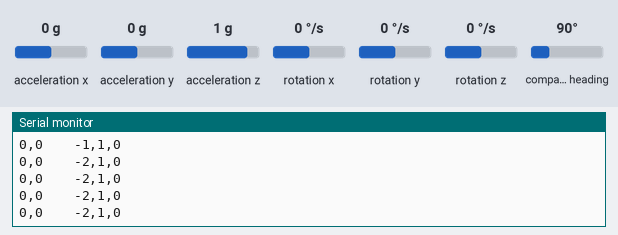
Bench run of a sketch on a simulated Arduino Uno, built with avr-gcc and run on an emulated ATmega328P. On the bench: the last lines printed to the serial monitor. Wiring (inferred from the names in the program): HMC5883L compass at I2C address 0x1E; MPU-6050 motion sensor at I2C address 0x68. The inputs (shaded band) are chosen by the test bench; at power-on: acceleration x 0 g, acceleration y 0 g, acceleration z 1 g, rotation x 0 °/s, rotation y 0 °/s, rotation z 0 °/s, compass heading 90°.

Above: at 1.2 s.
1.3 s: acceleration x set to 0.8 g
At 2.4 s:
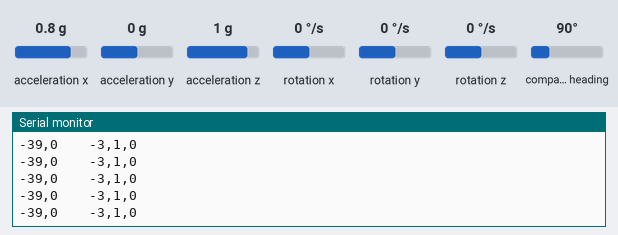
4.3 s: acceleration y set to -1.4 g
At 5.3 s:
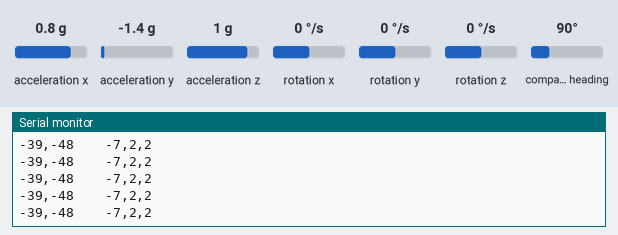
5.8 s: acceleration z set to -1.4 g
At 6.9 s:
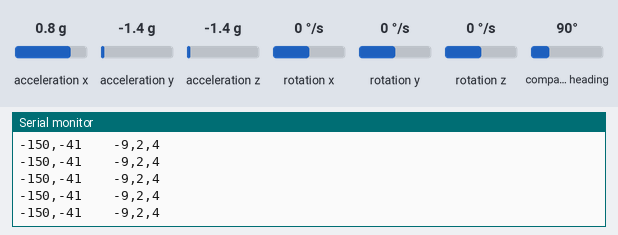
7.3 s: rotation x set to -192 °/s
At 8.1 s:
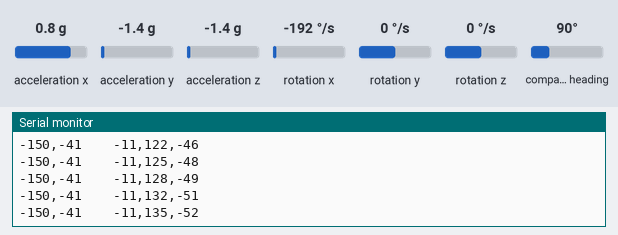
8.8 s: rotation y set to -192 °/s
At 9.3 s:
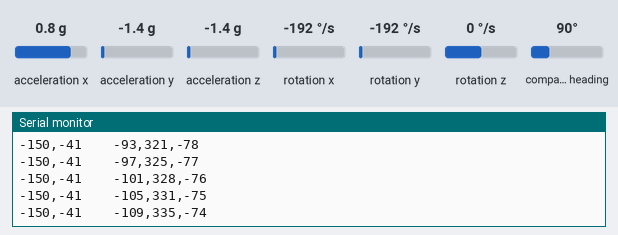
10.3 s: acceleration y set to 0 g
At 11.4 s:
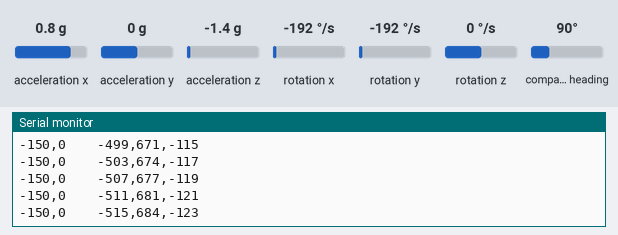
Timing chart, 0 to 13.3 s (numbered marks = the images above; inputs shaded):
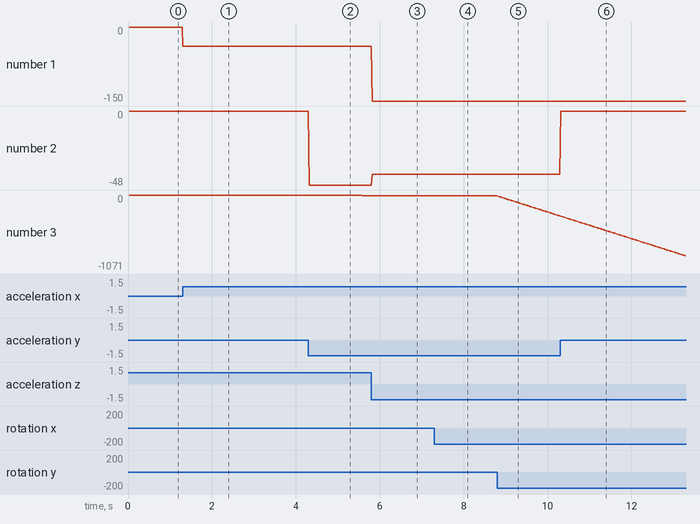

Measured:
- after the input at 1.3 s, the serial monitor: prints a new line at once (image 1)
- after the input at 4.3 s, the serial monitor: prints a new line at once (image 2)
- after the input at 5.8 s, the serial monitor: prints a new line at once (image 3)
- after the input at 7.3 s, the serial monitor: prints a new line at once (image 4)
- plotted number 1: 0 → -39 after the input at 1.3 s, -39 → -150 after the input at 5.8 s
- plotted number 2: 0 → -48 after the input at 4.3 s, -48 → -41 after the input at 5.8 s

The sketch:

SensorRead_jura_kutevi.ino
```cpp
#include <Wire.h>
#include "config.h"

unsigned long time,sTime,ms,interval,vrijeme1,vrijeme2,brojac;
byte prviput;
float dT;
float gx,gy,gz,gyr_pitch,gyr_roll,gyr_yaw;


//###############################
//###       Main program      ###
//###############################

void setup()
{
  Serial.begin(57600);
  Wire.begin();
  initSensors();
  sTime=millis();
  vrijeme1=0;
  dT=0.02;
  interval=20000;
  brojac=0;
  prviput=1;

}

void loop()
{
  vrijeme2=micros();

  if(vrijeme2-vrijeme1>interval){
    vrijeme1=vrijeme2;
    readSensor();
  }
//  readSensor();
//  delay(20);

}
```

I2C.ino
```cpp
void writeTo(int DEVICE, byte address, byte val)
{
  Wire.beginTransmission(DEVICE);
  Wire.write(address);
  Wire.write(val);
  Wire.endTransmission();
}

void readFrom(int DEVICE, byte address, int num, byte data[])
{
  Wire.beginTransmission(DEVICE);
  Wire.write(address);
  Wire.endTransmission();

  Wire.requestFrom(DEVICE, num);

  int i = 0;
  while(Wire.available() && i<num)
  {
    data[i]=Wire.read();
    i++;
  }
  Wire.endTransmission();
}

void initSensors()
{
//  byte temp[0];
//  readFrom(MPU, BYPASS, 1, temp); // Reads from the address 55
//  Serial.print(temp[0]);
//  temp[0] |= 0x01;                   // enables i2c bypass
//  Serial.print(temp[0]);
  writeTo(MPU, PWR_MGMT, 0x00); // Resets the sensor and puts into wake up mode
  writeTo(MPU, BYPASS, 0x02);     // writes to address 55
  writeTo(MPU, USR_CTRL, 0x00);   // disables aux i2c
  delay(10);
  writeTo(MPU, CONFIG, 0x00); // 0-6 => sets the dlpf, 0->disable, ..., 6->5Hz
  writeTo(MPU, GYRO_CONFIG, 0x00); // 0x00, 0x08, 0x10, 0x18 => 250, 500, 1000, 2000 deg/s
  writeTo(MPU, ACCEL_CONFIG, 0x00); // 0x00, 0x08, 0x10, 0x18 => 2, 4, 8, 16g
  writeTo(HMC5883L, CONFIG_A, 0x70); // [6:5] samples averaged (00=1, 01=2, 10=4, 11=8), [4:2] rate
  writeTo(HMC5883L, CONFIG_B, 0xA0); // [7:5] gain (0.88, 1.3, 1.9, 2.5, 4.0, 4.7, 5.6, 8.1), rest => 0
  writeTo(HMC5883L, MODE_REG, 0x00); // [1:0] operating mode single (01) or continuous mode (00)
}

void readSensor()
{
  byte readings_gyro_accel[13];
  float data_gyro_accel[6];
  readFrom(MPU, ACCEL_XOUT_H, 14, readings_gyro_accel);

  data_gyro_accel[0] = readings_gyro_accel[0]<<8 | readings_gyro_accel[1];
  data_gyro_accel[1] = readings_gyro_accel[2]<<8 | readings_gyro_accel[3];
  data_gyro_accel[2] = readings_gyro_accel[4]<<8 | readings_gyro_accel[5];
  data_gyro_accel[3] = readings_gyro_accel[6]<<8 | readings_gyro_accel[7];
  data_gyro_accel[4] = readings_gyro_accel[8]<<8 | readings_gyro_accel[9];
  data_gyro_accel[5] = readings_gyro_accel[10]<<8 | readings_gyro_accel[11];
  data_gyro_accel[6] = readings_gyro_accel[12]<<8 | readings_gyro_accel[13];

  byte readings_mag[5];
  float data_mag[2];
  readFrom(HMC5883L, DATA_OUTPUT_X_H, 6, readings_mag);

  data_mag[0] = readings_mag[0]<<8 | readings_mag[1];
  data_mag[1] = readings_mag[2]<<8 | readings_mag[3];
  data_mag[2] = readings_mag[4]<<8 | readings_mag[5];
  //time = millis();
 /* brojac=brojac+1;

  ms=time-sTime;
  sTime=time;*/

  float norma=sqrt(pow(data_gyro_accel[1],2)+pow(data_gyro_accel[2],2)+pow(data_gyro_accel[0],2));
  float ax=data_gyro_accel[0]/norma;
  float ay=data_gyro_accel[1]/norma;
  float az=data_gyro_accel[2]/norma;
  float acc_roll=atan2(-ax,az)*(180/3.14);
  float acc_pitch=atan2(ay,sqrt(pow(ax,2)+pow(az,2)))*(180/3.14);


  if (prviput) {
    gyr_pitch=acc_pitch;
    gyr_roll=acc_roll;
    gyr_yaw=0;
    prviput=0;
  }

  gx=data_gyro_accel[4]/131.0-(-0.55);
  gy=data_gyro_accel[5]/131.0-(1.35);
  gz=data_gyro_accel[6]/131.0;

  gyr_roll=gyr_roll + gy*dT;
  gyr_pitch=gyr_pitch +(gx*cos(acc_roll*(3.1415/180))+gz*sin(acc_roll*(3.1415/180)))*dT;
  gyr_yaw=gyr_yaw+(gy*sin(acc_pitch*(3.1415/180))+gz*cos(acc_roll*(3.1415/180))*cos(acc_pitch*(3.1415/180))-gx*cos(acc_pitch*(3.1415/180))*sin(acc_roll*(3.1415/180)))*dT;


// Serial.print(data_gyro_accel[0]/16384.0,1);
// Serial.print(","); Serial.print(data_gyro_accel[1]/16384.0,1);
// Serial.print(","); Serial.println(data_gyro_accel[2]/16384.0,1);Serial.print(",");
  Serial.print(acc_roll,0);
  Serial.print(","); Serial.print(acc_pitch,0);
  Serial.print("    ");
  Serial.print(gyr_roll,0); //x
  Serial.print(","); Serial.print(gyr_pitch,0);//z
  Serial.print(","); Serial.println(gyr_yaw,0);
  //

  /* Serial.print(","); Serial.print(acc_roll,4);
    Serial.print(","); Serial.print(acc_pitch,4);
  Serial.print(","); Serial.print(brojac%10);//y
  Serial.print(","); Serial.println(ms%100);//y*/


}
```

config.h
```cpp
//################################
//###     MPU-6050 defines     ###
//################################

#define MPU 0x68 // MPU-6050 I2C address
#define CONFIG 0x1A // [5:3] EXT_SYNC_SET, [2:0] DigitalLowPassFilter
#define GYRO_CONFIG 0x1B // [4:3] FS_SEL Select gyro range 0->250, 1->500, 2->1000, 3->2000 deg/s
#define ACCEL_CONFIG 0x1C // [4:3] AFS_SEL Select gyro range 0->2g, 1->4g, 2->8g, 3->16g
#define BYPASS 0x37 // Used to bypass to auxiliary I2C
#define ACCEL_XOUT_H 0x3B // Accel x reading [15:8]
#define ACCEL_XOUT_L 0x3C // Accel x reading [7:0]
#define ACCEL_YOUT_H 0x3D // Accel y reading [15:8]
#define ACCEL_YOUT_L 0x3E // Accel y reading [7:0]
#define ACCEL_ZOUT_H 0x3F // Accel z reading [15:8]
#define ACCEL_ZOUT_L 0x40 // Accel z reading [7:0]
#define TEMP_OUT_H 0x41 // Temperature measurement [15:8]
#define TEMP_OUT_L 0x42 // Temperature measurement [7:0]
#define GYRO_XOUT_H 0x43 // Gyro x reading [15:8]
#define GYRO_XOUT_L 0x44 // Gyro x reading [7:0]
#define GYRO_YOUT_H 0x45 // Gyro y reading [15:8]
#define GYRO_YOUT_L 0x46 // Gyro y reading [7:0]
#define GYRO_ZOUT_H 0x47 // Gyro z reading [15:8]
#define GYRO_ZOUT_L 0x48 // Gyro z reading [7:0]
#define SIGNAL_PATH_RESET 0x68 // [2] Gyro reset, [1] Accel reset, [0] Temp reset
#define USR_CTRL 0x6A // [0] Reset all
#define PWR_MGMT 0x6B // [7] device_reset, [6] sleep {1 for sleep}

//################################
//###     HMC5883L defines     ###
//################################

#define HMC5883L 0x1E
#define CONFIG_A 0x00 // Configuration register A
#define CONFIG_B 0x01 // Configuration register B
#define MODE_REG 0x02 // Mode configuration register
#define DATA_OUTPUT_X_H 0x03 // MSB X Data register
#define DATA_OUTPUT_X_L 0x04 // LSB X Data register
#define DATA_OUTPUT_Z_H 0x05 // MSB Z Data register
#define DATA_OUTPUT_Z_L 0x06 // LSB Z Data register
#define DATA_OUTPUT_Y_H 0x07 // MSB Y Data register
#define DATA_OUTPUT_y_L 0x08 // LSB Y Data register
#define STATUS 0x09 // Status register
#define ID_A 0x10 // Id register A
#define ID_B 0x11 // Id register B
#define ID_C 0x12 // Id register C
```
